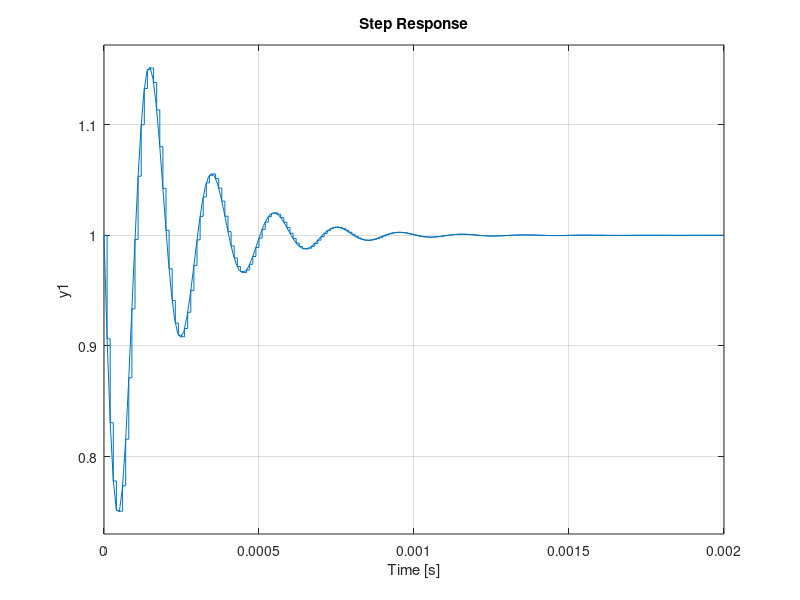
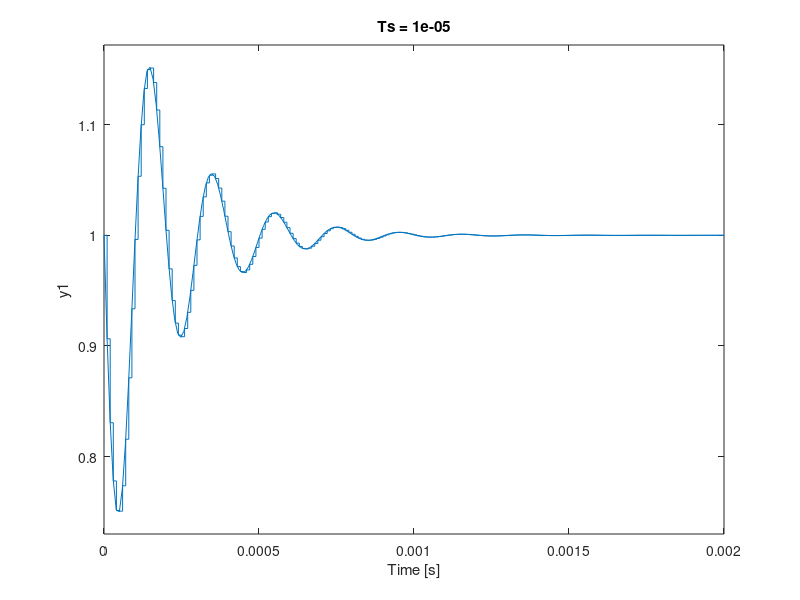
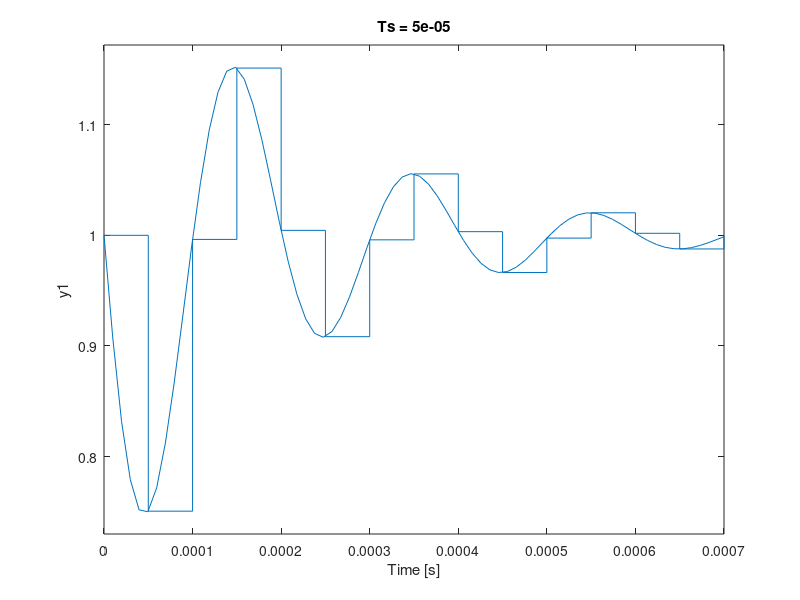
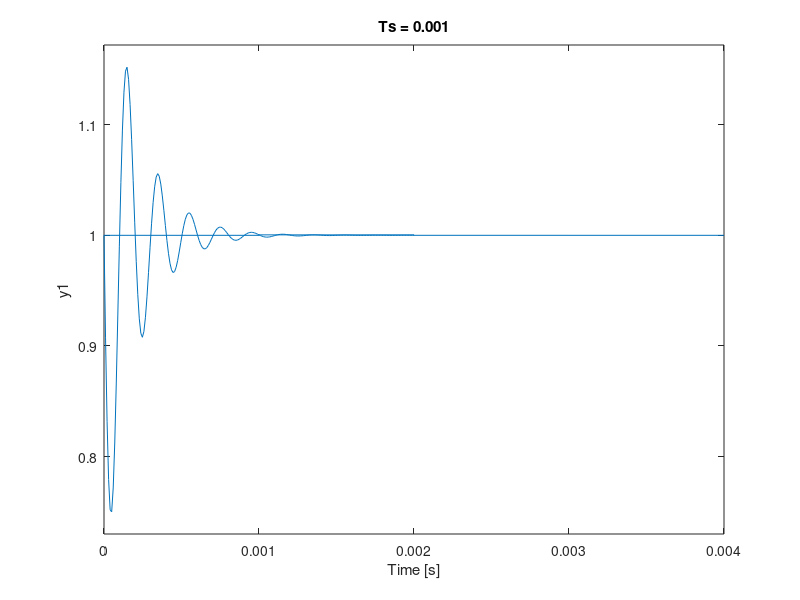

Write MATLAB code to recreate these figures, in order.
clear all; clc;

num = [0.001 0 10^6];    % (0.001 * s^2 + 10^6)
denum = [0.001 10 10^6]; % (0.001 * s^2 + 10 * s + 10^6)
sysc = tf(num, denum);
step(sysc);
grid;

sysd = c2d(sysc, 0.00001, 'zoh');
hold on;
step(sysd);


% For-loop version
clear all; clc;

num = [0.001 0 10^6];    % (0.001 * s^2 + 10^6)
denum = [0.001 10 10^6]; % (0.001 * s^2 + 10 * s + 10^6)
Ts = [0.00001, 0.00005, 0.001];

for i = 1:length(Ts)
    sysc = tf(num, denum);
    figure;
    step(sysc);
    grid;
    sysd = c2d(sysc, Ts(i), 'zoh');
    hold on;
    step(sysd);
    title(['Ts = ', num2str(Ts(i))]);
    grid;
    hold off;
end
